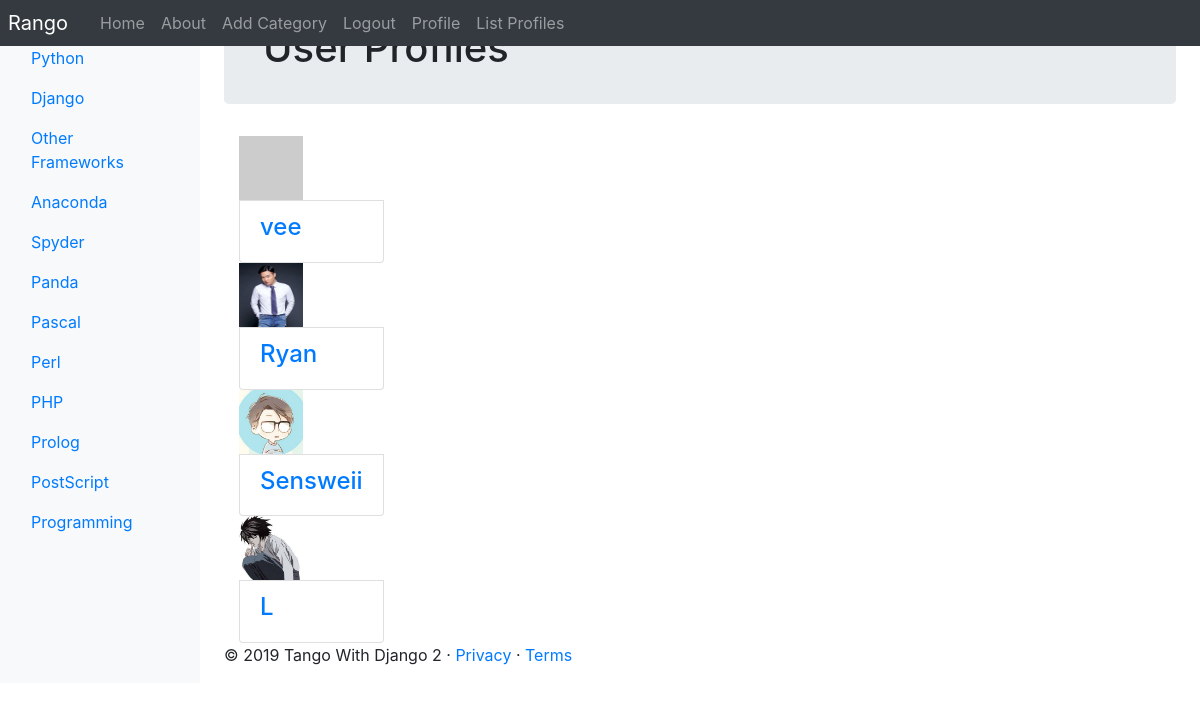
The app's page /rango/profiles/ (signed in) with its own data.
### rango/models.py (models this page shows, shortened)
class Category(models.Model):
    name = models.CharField(max_length=128, unique=True)
    views = models.IntegerField(default=0)
    likes = models.IntegerField(default=0)
    slug = models.SlugField(unique=True)
    class Meta:
        verbose_name_plural = 'Categories'

class UserProfile(models.Model):
    user = models.OneToOneField(User, on_delete=models.CASCADE)
    website = models.URLField(blank=True)
    picture = models.ImageField(upload_to='profile_images', blank=True)

### rango/views.py (the view)
# urls.py: path('profiles/', views.list_profiles, name='list_profiles'),
@login_required
def list_profiles(request):
    userprofile_list = UserProfile.objects.all()
    return render(request, 'rango/list_profiles.html',
                    {'userprofile_list' : userprofile_list})

### rango/templatetags/rango_template_tags.py (called while the page is built)
@register.inclusion_tag('rango/cats.html')
def get_category_list(cat = None):
    return {'cats': Category.objects.all(),
            'act_cat': cat}

### templates/rango/list_profiles.html (shortened to what this page needs)
{% extends 'rango/base.html' %}
{% load staticfiles %}
{% block body_block %}
  <div class="jumbotron p-4">
    <div class="container">
      <h1 class="jumbotron-heading">User Profiles</h1>
    </div>
  </div>
  <div class="container">
    <div class="row">
      {% if userprofile_list %}
          <div class="panel-heading">
          <div class="panel-body">
          <div class="list-group">
              {% for listuser in userprofile_list %}
                  <div class="container">
                    {% if listuser.picture %}
                      <img width="64" height="64" src="{{ MEDIA_URL }}{{ listuser.picture }}" alt="{{listuser.username}}">
                    {% else %}
                      <img width="64" height="64" src="http://lorempixel.com/64/64/people/"/>
                    {% endif %}
                      <div class="list-group-item">
                      <h4 class="list-group-item-heading">
                      <a href="{% url 'rango:profile' listuser.user.username %}">
                              {{ listuser.user.username }}</a>
                      </h4>
                      </div>
                  </div>
              {% endfor %}
          </div>
          </div>
          </div>
      {% else %}
          <p>There are no users for the site.</p>
      {% endif %}
    </div>
  </div>
{% endblock %}

### templates/rango/cats.html (shortened to what this page needs)
<ul class="nav flex-column">
  {% if cats %}
      {% for c in cats %}
      {% if c == act_cat %}
          <li class="nav-item">
              <a class="nav-link active" href="{% url 'rango:show_category' c.slug %}">
              <span data-feather="at-sign"></span>{{ c.name }}</a>
          </li>
      {% else %}
          <li class="nav-item">
              <a class="nav-link" href="{% url 'rango:show_category' c.slug %}">
              {{ c.name }}</a>
          </li>
      {% endif %}
      {% endfor %}
  {% else %}
      <li class="nav-item">No Categories Yet!</li>
  {% endif %}
</ul>

### records on screen
Category: name "Python"
Category: name "Django"
Category: name "Other Frameworks"
Category: name "Anaconda"
Category: name "Spyder"
Category: name "Panda"
Category: name "Pascal"
Category: name "Perl"
Category: name "PHP"
Category: name "Prolog"
Category: name "PostScript"
Category: name "Programming"
UserProfile: user.username "vee"
UserProfile: picture (picture), user.username "Ryan"
UserProfile: picture (picture), user.username "Sensweii"
UserProfile: picture (picture), user.username "L"
